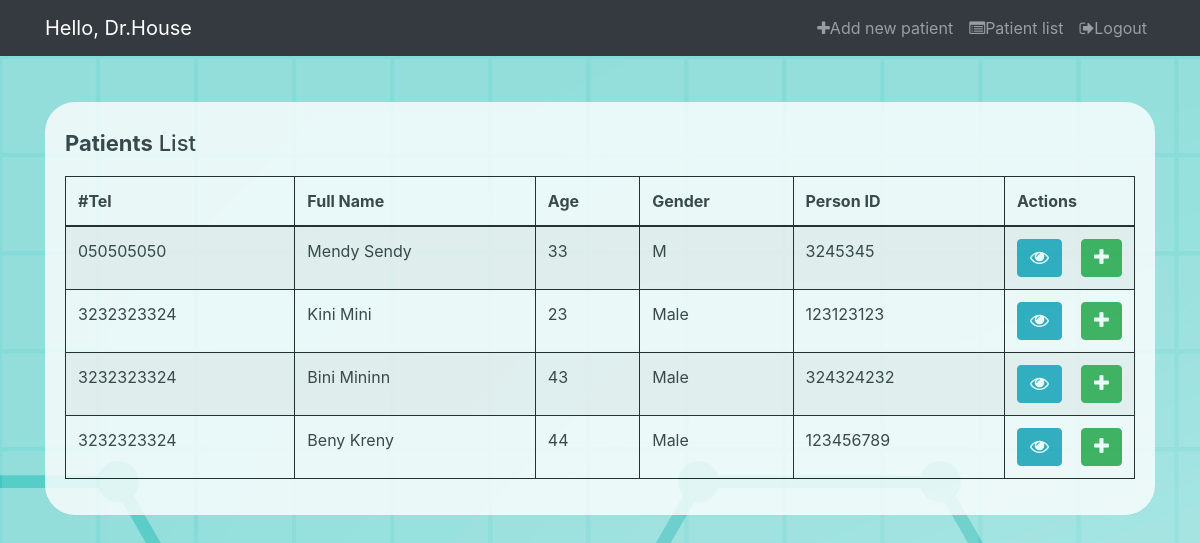
Before: /patients (signed in) with the older database file.
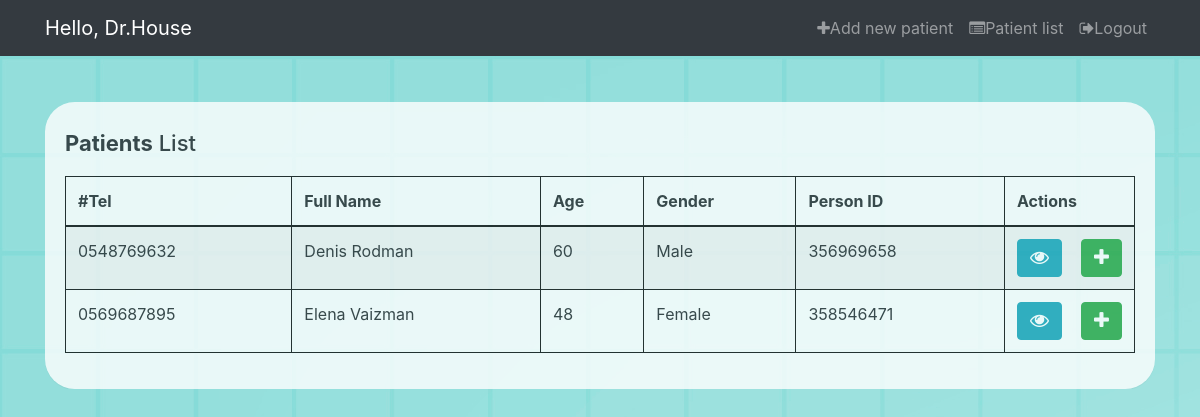
After: the same page with the newer database file.
### authorization/models.py (models this page shows, shortened)
class DrAccount(AbstractBaseUser):
    data_joined              = models.DateTimeField(verbose_name='date joined', auto_now_add=True)
    last_login               = models.DateTimeField(verbose_name='last login', auto_now=True,)
    is_admin                 = models.BooleanField(default=False)
    is_active                = models.BooleanField(default=True)
    is_staff                 = models.BooleanField(default=False)
    is_superuser             = models.BooleanField(default=False)
    is_doctor                = models.BooleanField(default=True)
    username                 = models.CharField(max_length=30,unique=True)
    first_name               = models.CharField(max_length=30, default='')
    last_name                = models.CharField(max_length=30, default='')
    person_ID                = models.CharField(max_length =8,unique=True)
    objects = MyAccManager()
    USERNAME_FIELD = 'username'

### patient/models.py (models this page shows, shortened)
class Patient(models.Model):
    fullName        = models.CharField(max_length=100, default ='Mendy')
    personID        = models.CharField(max_length=9, unique=True)
    tel             = models.CharField(max_length=10, default ='')
    gender          = models.CharField(max_length=10,default ='Male')
    age             = models.IntegerField()
    health_param    = models.OneToOneField(HealthParameters, models.SET_NULL,blank= True, null= True)
    questionnaire   = models.OneToOneField(Questionnaire, models.SET_NULL,blank= True, null= True)
    objects         = PatientManager()

### patient/views.py (the view)
# urls.py: path("patients", views.patients, name='patients'),
@login_required
def patients (request):
    patients = Patient.objects.all()
    return render(request, 'patients.html', {'patients': patients})

### templates/patients.html (shortened to what this page needs)
{% extends 'base.html' %}
{% load static %}
{% block head %}
<link rel="stylesheet" href="https://stackpath.bootstrapcdn.com/bootstrap/4.5.0/css/bootstrap.min.css">
<link rel="stylesheet" href="https://maxcdn.bootstrapcdn.com/font-awesome/4.7.0/css/font-awesome.min.css">
<link rel="stylesheet" href="{% static 'css/patients.css' %}">
{% endblock %}
{% block content %}
<br>
<br>
<br>
<div class="container-xl">
    <div class="table-responsive">
        <div class="table-wrapper">
            <div class="table-title">
                <div class="row">
                    <div class="col-sm-8"><h2><b>Patients</b> List</h2></div>
                    <div class="col-sm-4">
                    </div>
                </div>
            </div>
            <table class="table table-striped table-hover table-bordered">
                <thead>
                    <tr>
                        <th>#Tel</th>
                        <th>Full Name</th>
                        <th>Age </th>
                        <th>Gender</th>
                        <th>Person ID </th>
                        <th>Actions</th>
                    </tr>
                </thead>
                <tbody>
                {% for patient in patients %}
                    <tr>
                        <td >{{patient.tel}}</td>
                        <td >{{patient.fullName}}</td>
                        <td>{{patient.age}}</td>
                        <td>{{patient.gender}}</td>
                        <td>{{patient.personID}}</td>
                        <td>
                            <form action="getVisits" method="post">
                             <button style="float: left;" class="btn btn-info"  title="View history" data-toggle="tooltip" type="submit" value="{{patient.id}}" name="id" ><i class="fa fa-eye" aria-hidden="true" > </i></button>
                            </form>
                            <form action="newVisit" method="post">
                            <button style="float: right;" class="btn btn-success" title="Add visit" data-toggle="tooltip" type="submit" value="{{patient.id}}" name="id" ><i class="fa fa-plus" aria-hidden="true" ></i></button>
                            </form>
                        </td>
                    </tr>
                {%endfor%}
                </tbody>
            </table>
        </div>
    </div>
</div>
{% endblock %}

### templates/base.html (shortened to what this page needs)
{%load static%}
<!DOCTYPE html>
<head>
 <link href="//maxcdn.bootstrapcdn.com/font-awesome/4.1.0/css/font-awesome.min.css" rel="stylesheet">
{% block head%}
{% endblock%}
</head>
        <link href="{% static 'css/navbar.css' %}" rel="stylesheet" />
<body id="page-top">
        <nav class="navbar navbar-expand-lg navbar-dark bg-dark fixed-top" id="mainNav">
            <div class="container">
                {% if user.is_authenticated %}
                <a class="navbar-brand js-scroll-trigger" href="#page-top">Hello, Dr.{{user.first_name}}</a>
                {% else %}
                <a class="navbar-brand js-scroll-trigger" href="#page-top">DrCare System</a>
                {% endif %}
                <div class="collapse navbar-collapse" id="navbarResponsive">
                    <ul class="navbar-nav ml-auto">
                      {% if user.is_authenticated %}
                    <li class="nav-item"><a class="nav-link js-scroll-trigger" href="{% url 'newPatient' %}">
                    <i class="fa fa-plus" aria-hidden="true"></i>Add new patient</a></li>
                    <li class="nav-item"><a class="nav-link js-scroll-trigger" href="{% url 'patients' %}">
                    <i class="fa fa-list-alt" aria-hidden="true"></i>Patient list</a></li>
                    <li class="nav-item"><a class="nav-link js-scroll-trigger" href="{% url 'logout' %}">
                    <i class="fa fa-sign-out" aria-hidden="true"></i>Logout</a></li>
                    {% else %}
                    <li class="nav-item"><a class="nav-link js-scroll-trigger" href="#page-top">
                   Dear Doctor Please Login  <i class="fa fa-sign-in" aria-hidden="true"></i></a></li>
                    {% endif %}
                    </ul>
                </div>
            </div>
        </nav>
  {% block content %}
  {% endblock %}
</body>
</html>

### static/css/patients.css (style rules this page uses)
body { color: #566787; background:#475d62 url(bg.jpg); font-family: 'Roboto', sans-serif; }
.table-responsive { margin: 30px 0; }
.table-wrapper { min-width: 1000px; background: rgb(255, 255, 255); padding: 20px; opacity: 80%; box-shadow: 0 1px 1px rgba(0,0,0,.05); border-radius: 30px !important; }
.table-title { padding-bottom: 10px; margin: 0 0 10px; min-width: 100%; }
.table-title h2 { margin: 8px 0 0; font-size: 22px; }
table.table tr th, table.table tr td { border-color: rgb(8, 8, 8); }
table.table td:last-child { width: 130px; }
table.table td i { font-size: 19px; }

Changed rows visible on the page:
removed Patient: tel "050505050", fullName "Mendy Sendy", age "33", gender "M", personID "3245345", {{ patient.id }} 1 (drawn)
removed Patient: tel "3232323324", fullName "Kini Mini", age "23", gender "Male", personID "123123123", {{ patient.id }} 6 (drawn)
removed Patient: tel "3232323324", fullName "Bini Mininn", age "43", gender "Male", personID "324324232", {{ patient.id }} 7 (drawn)
removed Patient: tel "3232323324", fullName "Beny Kreny", age "44", gender "Male", personID "123456789", {{ patient.id }} 8 (drawn)
added Patient: tel "0548769632", fullName "Denis Rodman", age "60", gender "Male", personID "356969658", {{ patient.id }} 10 (drawn)
added Patient: tel "0569687895", fullName "Elena Vaizman", age "48", gender "Female", personID "358546471", {{ patient.id }} 11 (drawn)
